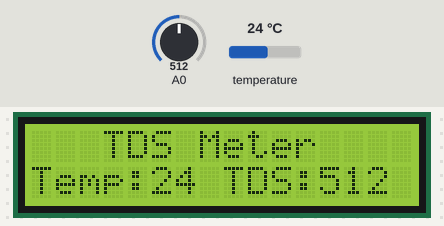
This sketch was run on a simulated Arduino Uno, built with avr-gcc and run on an emulated ATmega328P. Parts: 16×2 character LCD. Inputs (shaded band) come from the test bench; at power-on: temperature 24 °C, A0 = 512.

Above: at 1.3 s.
1.4 s: temperature set to 12 °C
At 2.8 s:
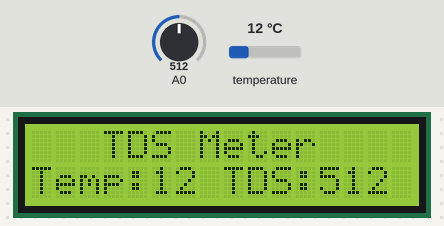
3.2 s: A0 set to 716
At 4.0 s:
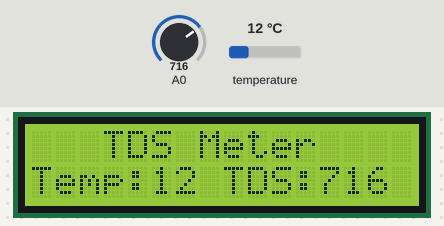
5.0 s: temperature set to 19 °C
At 6.4 s:
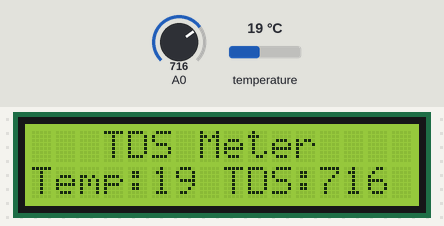
6.7 s: A0 set to 900
At 7.7 s:
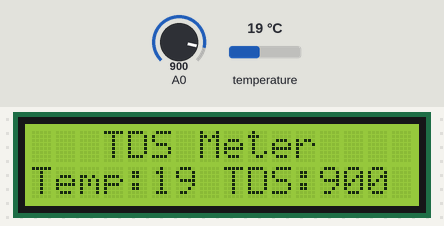
8.5 s: temperature set to 28 °C
At 10.0 s:
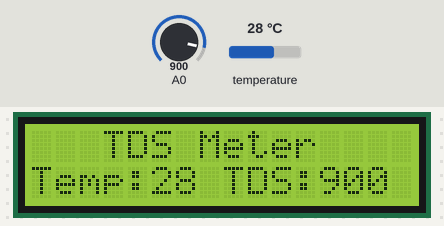
10.3 s: A0 set to 1023
At 11.4 s:
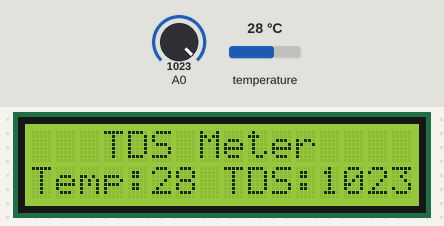
Timing chart, 0 to 13.0 s (numbered marks = the images above; inputs shaded):
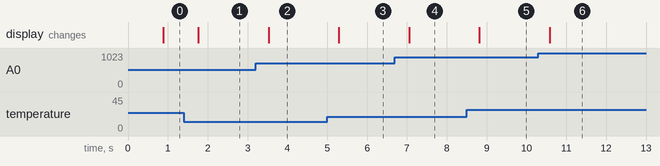

The sketch:

tds.ino
```cpp
// Include the libraries we need
#include <OneWire.h>
#include <DallasTemperature.h>
#include <Wire.h>
#include <LiquidCrystal_I2C.h>

// Data wire is plugged into port 2 on the Arduino
#define ONE_WIRE_BUS 2
LiquidCrystal_I2C lcd(0x27,16,2);

// Setup a oneWire instance to communicate with any OneWire devices (not just Maxim/Dallas temperature ICs)
OneWire oneWire(ONE_WIRE_BUS);

// Pass our oneWire reference to Dallas Temperature.
DallasTemperature sensors(&oneWire);

// arrays to hold device address
DeviceAddress insideThermometer;

// int tdsValue, tempValue;
void setup(void)
{
  sensors.begin();
  lcd.init();
  lcd.backlight();
  if (!sensors.getAddress(insideThermometer, 0)) {}//Serial.println("Unable to find address for Device 0");

  lcd.setCursor(3, 0);
  lcd.print("TDS Meter");
}

void loop(void)
{
  sensors.requestTemperatures();
  int tempValue = sensors.getTempC(insideThermometer);
  int tdsValue = analogRead(A0);

  lcd.setCursor(0, 1);
  lcd.print("Temp:"+String(tempValue)+" TDS:"+String(tdsValue)+"   ");

  delay(100); // Add a delay to avoid rapid updates on the LCD
}
```

Measured:
- after the input at 1.4 s, the display: changes after 0.37 s (image 1)
- after the input at 3.2 s, the display: changes after 0.33 s (image 2)
- after the input at 5.0 s, the display: changes after 0.29 s (image 3)
- after the input at 6.7 s, the display: changes after 0.36 s (image 4)
- after the input at 8.5 s, the display: changes after 0.32 s (image 5)
- after the input at 10.3 s, the display: changes after 0.28 s (image 6)
